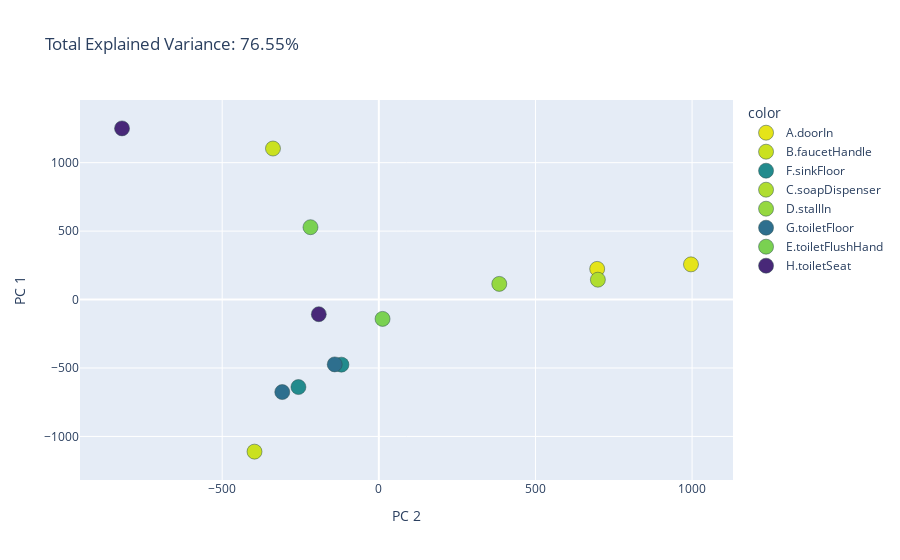

Here is the notebook cell this chart was saved with:
### Code cell
"""
ACP calcul et plot
""" 
X = dfTaxo_tr.values
y = np.array(['A.doorIn','A.doorIn','B.faucetHandle','B.faucetHandle','F.sinkFloor','F.sinkFloor',
            'C.soapDispenser','D.stallIn','G.toiletFloor','G.toiletFloor','E.toiletFlushHand','E.toiletFlushHand',
            'H.toiletSeat','H.toiletSeat']) #localisation categories
pca = PCA(n_components=2)
components = pca.fit_transform(X,y)
#sns.color_palette("Spectral",len(np.unique(y)))
total_var = pca.explained_variance_ratio_.sum() * 100
colsfewer = sns.color_palette('viridis_r',len(np.unique(y))*3) #COLORS

fig = px.scatter(components, x=1,y=0, color = y , title=f'Total Explained Variance: {total_var:.2f}%',
    labels={'0': 'PC 1', '1': 'PC 2'} ,
                color_discrete_map={
                    "A.doorIn": 'rgb'+str(colsfewer[0]),
                    "B.faucetHandle": 'rgb'+str(colsfewer[1]),
                    "C.soapDispenser": 'rgb'+str(colsfewer[2]),
                    "D.stallIn": 'rgb'+str(colsfewer[3]),
                    "E.toiletFlushHand": 'rgb'+str(colsfewer[4]),
                    "F.sinkFloor": 'rgb'+str(colsfewer[12]),
                    "G.toiletFloor": 'rgb'+str(colsfewer[15]),
                    "H.toiletSeat" : 'rgb(72,40,120)'
                }) # j'ai testé ceci: https://plotly.com/python/marker-style/ avec symbol_map mais échec
fig.update_traces(marker=dict(size=15, # taille des points
                              line=dict(width=0.5, color='DarkSlateGrey')),
                  selector=dict(mode='markers'))

### Figure 1 — Plotly figure (JSON) as saved in the notebook; plotly's stock layout.template omitted (floating-point values rounded to 4 significant figures)
{"data": [{"hovertemplate": "color=A.doorIn<br>PC 2=%{x}<br>PC 1=%{y}<extra></extra>", "legendgroup": "A.doorIn", "marker": {"color": "rgb(0.89632, 0.893616, 0.096335)", "line": {"color": "DarkSlateGrey", "width": 0.5}, "size": 15, "symbol": "circle"}, "mode": "markers", "name": "A.doorIn", "orientation": "v", "showlegend": true, "type": "scatter", "x": [996.4, 697.0], "xaxis": "x", "y": [257.0, 224.1], "yaxis": "y"}, {"hovertemplate": "color=B.faucetHandle<br>PC 2=%{x}<br>PC 1=%{y}<extra></extra>", "legendgroup": "B.faucetHandle", "marker": {"color": "rgb(0.79376, 0.880678, 0.120005)", "line": {"color": "DarkSlateGrey", "width": 0.5}, "size": 15, "symbol": "circle"}, "mode": "markers", "name": "B.faucetHandle", "orientation": "v", "showlegend": true, "type": "scatter", "x": [-396.8, -337.9], "xaxis": "x", "y": [-1111.0, 1103.0], "yaxis": "y"}, {"hovertemplate": "color=F.sinkFloor<br>PC 2=%{x}<br>PC 1=%{y}<extra></extra>", "legendgroup": "F.sinkFloor", "marker": {"color": "rgb(0.135066, 0.544853, 0.554029)", "line": {"color": "DarkSlateGrey", "width": 0.5}, "size": 15, "symbol": "circle"}, "mode": "markers", "name": "F.sinkFloor", "orientation": "v", "showlegend": true, "type": "scatter", "x": [-119.3, -256.6], "xaxis": "x", "y": [-475.5, -639.2], "yaxis": "y"}, {"hovertemplate": "color=C.soapDispenser<br>PC 2=%{x}<br>PC 1=%{y}<extra></extra>", "legendgroup": "C.soapDispenser", "marker": {"color": "rgb(0.688944, 0.865448, 0.182725)", "line": {"color": "DarkSlateGrey", "width": 0.5}, "size": 15, "symbol": "circle"}, "mode": "markers", "name": "C.soapDispenser", "orientation": "v", "showlegend": true, "type": "scatter", "x": [699.3], "xaxis": "x", "y": [145.1], "yaxis": "y"}, {"hovertemplate": "color=D.stallIn<br>PC 2=%{x}<br>PC 1=%{y}<extra></extra>", "legendgroup": "D.stallIn", "marker": {"color": "rgb(0.585678, 0.846661, 0.249897)", "line": {"color": "DarkSlateGrey", "width": 0.5}, "size": 15, "symbol": "circle"}, "mode": "markers", "name": "D.stallIn", "orientation": "v", "showlegend": true, "type": "scatter", "x": [384.5], "xaxis": "x", "y": [114.5], "yaxis": "y"}, {"hovertemplate": "color=G.toiletFloor<br>PC 2=%{x}<br>PC 1=%{y}<extra></extra>", "legendgroup": "G.toiletFloor", "marker": {"color": "rgb(0.179019, 0.433756, 0.55743)", "line": {"color": "DarkSlateGrey", "width": 0.5}, "size": 15, "symbol": "circle"}, "mode": "markers", "name": "G.toiletFloor", "orientation": "v", "showlegend": true, "type": "scatter", "x": [-140.8, -308.2], "xaxis": "x", "y": [-473.5, -675.8], "yaxis": "y"}, {"hovertemplate": "color=E.toiletFlushHand<br>PC 2=%{x}<br>PC 1=%{y}<extra></extra>", "legendgroup": "E.toiletFlushHand", "marker": {"color": "rgb(0.477504, 0.821444, 0.318195)", "line": {"color": "DarkSlateGrey", "width": 0.5}, "size": 15, "symbol": "circle"}, "mode": "markers", "name": "E.toiletFlushHand", "orientation": "v", "showlegend": true, "type": "scatter", "x": [11.94, -218.1], "xaxis": "x", "y": [-141.2, 528.5], "yaxis": "y"}, {"hovertemplate": "color=H.toiletSeat<br>PC 2=%{x}<br>PC 1=%{y}<extra></extra>", "legendgroup": "H.toiletSeat", "marker": {"color": "rgb(72,40,120)", "line": {"color": "DarkSlateGrey", "width": 0.5}, "size": 15, "symbol": "circle"}, "mode": "markers", "name": "H.toiletSeat", "orientation": "v", "showlegend": true, "type": "scatter", "x": [-191.6, -819.7], "xaxis": "x", "y": [-106.9, 1250.0], "yaxis": "y"}], "layout": {"legend": {"title": {"text": "color"}, "tracegroupgap": 0}, "title": {"text": "Total Explained Variance: 76.55%"}, "xaxis": {"anchor": "y", "domain": [0, 1], "title": {"text": "PC 2"}}, "yaxis": {"anchor": "x", "domain": [0, 1], "title": {"text": "PC 1"}}}}
